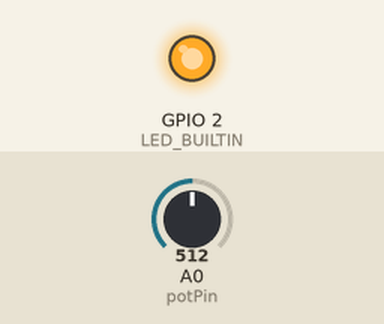
Recording of a sketch running on a simulated ESP8266 (NodeMCU). Shown: output pins drawn as LEDs (lit = HIGH, except the on-board LED, lit = LOW). The inputs (shaded band) are chosen by the test bench; at power-on: A0 (potPin) = 512. WiFi joins after 1.5 s; servers stay silent unless stated; uploads are accepted with an empty reply; what the sketch prints to the serial monitor is not drawn.

Above: at 7.1 s.
Timing chart, 0 to 14.5 s (numbered marks = the images above):
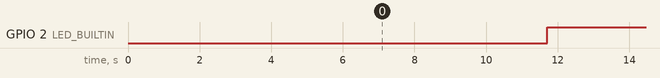

The sketch:

phsensorData.ino
```cpp
#include <ESP8266WiFi.h>
#include <ESP8266HTTPClient.h>

//ESP8266WebServer server(80);

// Replace with your network credentials
const char* ssid     = "Kubi";
const char* password = "Justkillit";

//Domain Name
const char* serverName = "unfamiliar-hunts.000webhostapp.com";

int potPin =A0;
float ph;
String sendphval;
 float Value=0;


//#define SEALEVELPRESSURE_HPA (1013.25)
void setup() {

Serial.begin(115200);
Serial.println("Communication Started \n\n");

pinMode(LED_BUILTIN, OUTPUT);
pinMode(potPin,INPUT);
delay(1000);

     // initialize built in led on the board


WiFi.mode(WIFI_STA);
WiFi.begin(ssid, password);                                     //try to connect with wifi
Serial.print("Connecting to ");
Serial.print(ssid);
while (WiFi.status() != WL_CONNECTED)
{ Serial.print(".");
    delay(500); }

Serial.println();
Serial.print("Connected to ");
Serial.println(ssid);
Serial.print("IP Address is : ");
Serial.println(WiFi.localIP());    //print local IP address

//delay(30);
}

void loop() {
 // sendphval = String(phval);

 Value= analogRead(potPin);
    Serial.print(Value);
    Serial.print(" | ");
    float voltage=Value*(3.3/4095.0);
    ph=(3.3*voltage);
    sendphval=String(ph);
   Serial.println(sendphval);

  HTTPClient http; // http object of clas HTTPClient
  WiFiClient client;

  Serial.print("pH = ");
 Serial.println( sendphval);
  //Serial.println(ph(voltage));
  delay(3000);


      // Prepare your HTTP POST request data
   String httpRequestData = "&sendphval=" + sendphval;


    // Your Domain name with URL path or IP address with path
   http.begin(client,"http://unfamiliar-hunts.000webhostapp.com/post-sensor-data.php");
   http.addHeader("Content-Type", "application/x-www-form-urlencoded");


    int httpCode = http.POST(httpRequestData);  // Send HTTP POST request
 Serial.print("HValues are, : ");
      Serial.println(httpRequestData);


// if connection eatablished then do this
if (httpCode == 200) { Serial.println("Values uploaded successfully."); Serial.println(httpCode);
String webpage = http.getString();    // Get html webpage output and store it in a string
Serial.println(webpage + "\n");
}

   // if failed to connect then return and restart

else {
  Serial.println(httpCode);
  Serial.println("Failed to upload values. \n");
  http.end();
  return; }

 delay(3000);
digitalWrite(LED_BUILTIN, LOW);
delay(3000);
digitalWrite(LED_BUILTIN, HIGH);

}
```

Measured:
- by itself, GPIO 2 (LED_BUILTIN): alternates HIGH for 6.2 s and LOW for 3.0 s
